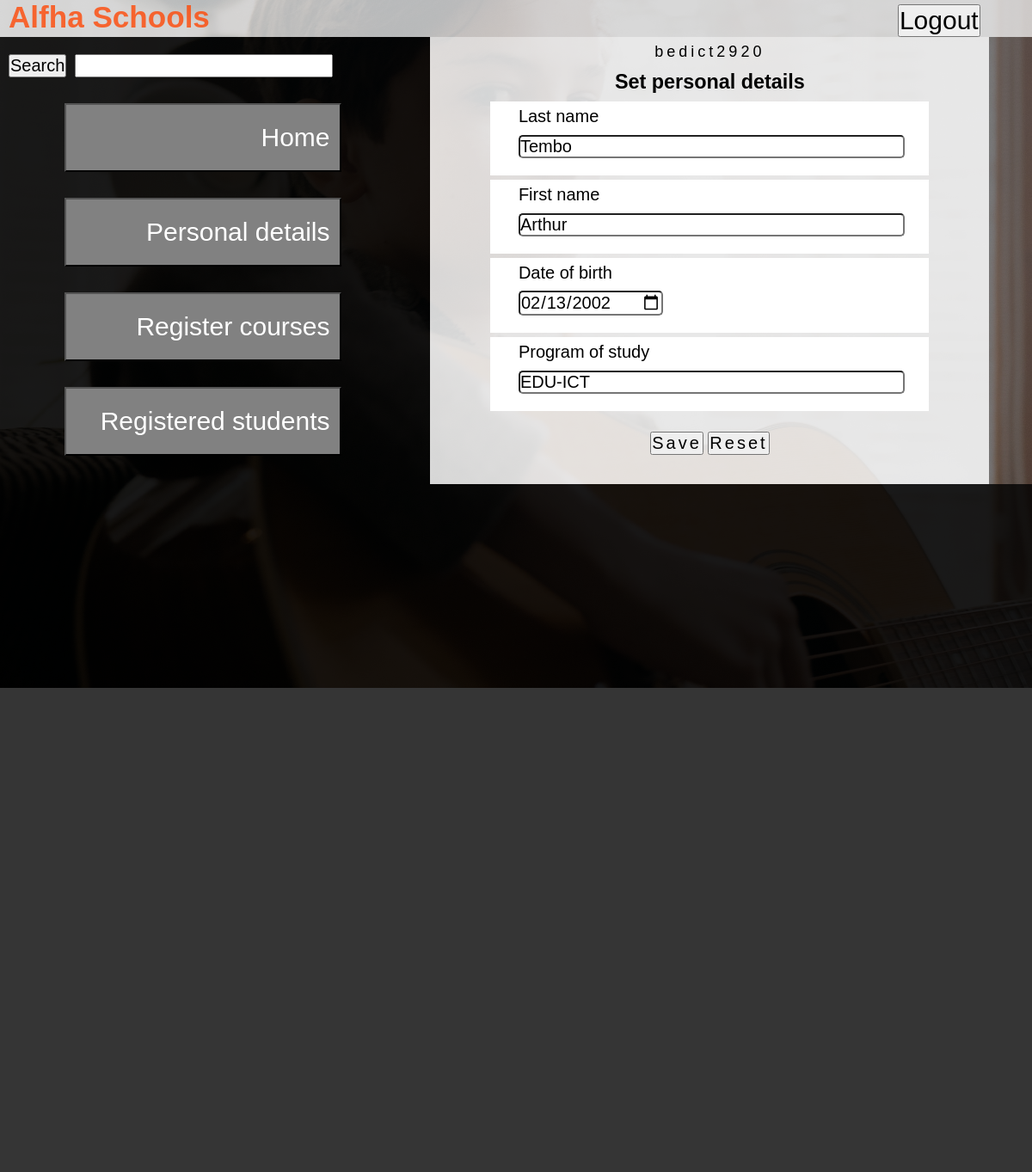
The page /personal_info.php (signed in) on the database its author committed.
### tables this page shows
CREATE TABLE `alfhainfo` (
  `id` int(11) NOT NULL,
  `reg_num` varchar(20) NOT NULL,
  `password` varchar(20) NOT NULL,
  `first_name` varchar(50) NOT NULL,
  `last_name` varchar(50) NOT NULL,
  `sex` varchar(6) NOT NULL,
  `birth_date` date NOT NULL,
  `program` varchar(50) NOT NULL
);

### personal_info.php (the view, shortened to what this page needs)
<?php
    include("connection.php");
?>
<!DOCTYPE html>
<html>
    <head>
        <link rel="stylesheet" href="login.css">
    </head>
    <body>
        <div class="personal_info">
            <div class="Cont1">
                <span class="LogoCont">
                    <h3>Alfha Schools</h3>
                </span>
                <span class="logout">
                    <a href="logout.php">
                        <button class="Lgout">Logout</button>
                    </a>
                </span>
            </div>
            <div class="bottom_cont" >
                <div class="leftcont">
                <div >
                    <div class="srch">
                        <button type="search" class="searchbtn">Search</button>
                        <input type="search" size="15" class="search">
                    </div>
                </div>
                <form action="master.php">
                    <div>
                        <input type="submit" class="btn_dec" value="Home">
                    </div>
                </form>
                <form action="personal_info.php">
                    <div>
                        <input type="submit" class="btn_dec" value="Personal details">
                    </div>
                </form>
                <form action="course_reg.php">
                    <div>
                        <input type="submit" class="btn_dec" value="Register courses">
                    </div>
                </form>
                <form action="students.php">
                    <div>
                        <input type="submit" class="btn_dec" value="Registered students">
                    </div>
                </form>
                </div>
                <div class="rightcont">
            <span class="main_container">
                <form method="post" onsubmit="return form()">
                    <div class="head">
                        <?php
                        if(isset($_SESSION['user_reg'])){
                            $user_reg = $_SESSION['user_reg'];
                            echo("$user_reg");
                        }
                        ?>
                    </div>
                    <div>
                        <h3 class="h2">Set personal details</h3>
                    </div>
                    <div class="text_field2">
                        <div>
                            <label for="last_name">Last name</label>
                        </div>
                        <div>
                            <input type="text" id="last_name" name="last_name" size="35" value="<?php
                            if(isset($_SESSION['user_reg'])){
                                $user_reg = $_SESSION['user_reg'];
                                $query="SELECT * FROM alfhainfo WHERE reg_num = '$user_reg' limit 1";
                                mysqli_query($connection, $query);
                                $result= mysqli_query($connection, $query);
                                if($result){
                                    if($result && mysqli_num_rows($result)>=1){
                                        $user_info= mysqli_fetch_assoc($result);
                                        $last_name= $user_info['last_name'];
                                        echo("$last_name");
                                    }
                                }
                            }
                            ?>"required>
                        </div>
                    </div>
                    <div class="text_field2">
                        <div>
                            <label for="first_name">First name</label>
                        </div>
                        <div>
                            <input type="text" id="first_name" name="first_name" size="35" value="<?php
                            if(isset($_SESSION['user_reg'])){
                                $user_reg = $_SESSION['user_reg'];
                                $query="SELECT * FROM alfhainfo WHERE reg_num = '$user_reg' limit 1";
                                mysqli_query($connection, $query);
                                $result= mysqli_query($connection, $query);
                                if($result){
                                    if($result && mysqli_num_rows($result)>=1){
                                        $user_info= mysqli_fetch_assoc($result);
                                        $first_name= $user_info['first_name'];
                                        echo("$first_name");
                                    }
                                }
                            }
                            ?>"required>
                        </div>
                    </div>
                    <div class="text_field2">
                        <div>
                            <label for="birth_date">Date of birth</label>
                        </div>
                        <div>
                            <input type="date" id="birth_date" name="birth_date" size="40" value="<?php
                            if(isset($_SESSION['user_reg'])){
                                $user_reg = $_SESSION['user_reg'];
                                $query="SELECT * FROM alfhainfo WHERE reg_num = '$user_reg' limit 1";
                                mysqli_query($connection, $query);
                                $result= mysqli_query($connection, $query);
                                if($result){
                                    if($result && mysqli_num_rows($result)>=1){
                                        $user_info= mysqli_fetch_assoc($result);
                                        $birth_date= $user_info['birth_date'];
                                        echo("$birth_date");
                                    }
                                }
                            }
                            ?>" required>
                        </div>
                    </div>
                    <div class="text_field2">
                        <div>
                            <label for="program">Program of study</label>
                        </div>
                        <div>
                            <input type="text" id="program" name="program" size="35" value="<?php
                            if(isset($_SESSION['user_reg'])){
                                $user_reg = $_SESSION['user_reg'];
                                $query="SELECT * FROM alfhainfo WHERE reg_num = '$user_reg' limit 1";
                                mysqli_query($connection, $query);
                                $result= mysqli_query($connection, $query);
                                if($result){
                                    if($result && mysqli_num_rows($result)>=1){
                                        $user_info= mysqli_fetch_assoc($result);
                                        $program= $user_info['program'];
                                        echo("$program");
                                    }
                                }
                            }
                            ?>"required>
                        </div>
                    </div>
                    <div class="button">
                        <input type="submit" value="Save" class="btn2">
                        <input type="reset" value="Reset" class="btn2">
                    </div>
                </form>
        </span>
                </div>
            </div>
            <div class="most_bottom">
            </div>
        </div>
    </body>
</html>

### login.css (style rules this page uses)
* { margin: 0; padding: 0; font-family:sans-serif; }
.button { padding-top: 20px; }
.personal_info { background: linear-gradient(to top, rgba(0,0,0,0.5),rgba(0,0,0,0.5)),url(Guitar.jpg); background-size: cover; background-position: center; height: 100vh; font-size: 20px; }
.Cont1 { background-color: rgba(255, 255, 255, 0.701); display: flex; }
.Lgout { font-size: 30px; }
.logout { padding-top: 0.4%; padding-left: 800px; }
.LogoCont { font-size: 30px; color: rgba(255, 68, 0, 0.781); padding-left: 10px; }
.btn2 { font-size: 20px; letter-spacing: 3px; }
.text_field2 { font-size: 20px; background-color: white; text-align: left; padding-left: 5%; margin-top: 5px; margin-right: 70px; margin-left: 70px; }
#birth_date { border-radius: 5px; margin-bottom: 20px; font-size: 20px; }
#first_name { border-radius: 5px; margin-bottom: 20px; font-size: 20px; }
#last_name { border-radius: 5px; margin-bottom: 20px; font-size: 20px; }
#program { border-radius: 5px; margin-bottom: 20px; font-size: 20px; }
.head { letter-spacing: 4px; font-size: 18px; }
.bottom_cont { background-color: rgba(0, 0, 0, 0.792); padding-top: 0px; text-align: center; line-height: 35px; display: flex; color: white; height: 520px; width: 500px; }
.btn_dec { color: white; font-size: 30px; background: rgb(129, 129, 129); margin-left: 75px; margin-top: 30px; text-align: right; padding-right: 11px; height: 80px; width: 83%; }
.most_bottom { background-color: rgba(0, 0, 0, 0.792); width: 100%; height: 100%; }
.search { width: 300px; margin-left: 10px; font-size: 20px; }
.searchbtn { margin-left: 10px; font-size: 20px; }
.srch { padding-top: 20px; display: flex; }

### rows shown on the page
alfhainfo: last_name "Tembo", first_name "Arthur", birth_date "02/13/2002", program "EDU-ICT"

### other values the page prints
$user_reg "bedict2920"
